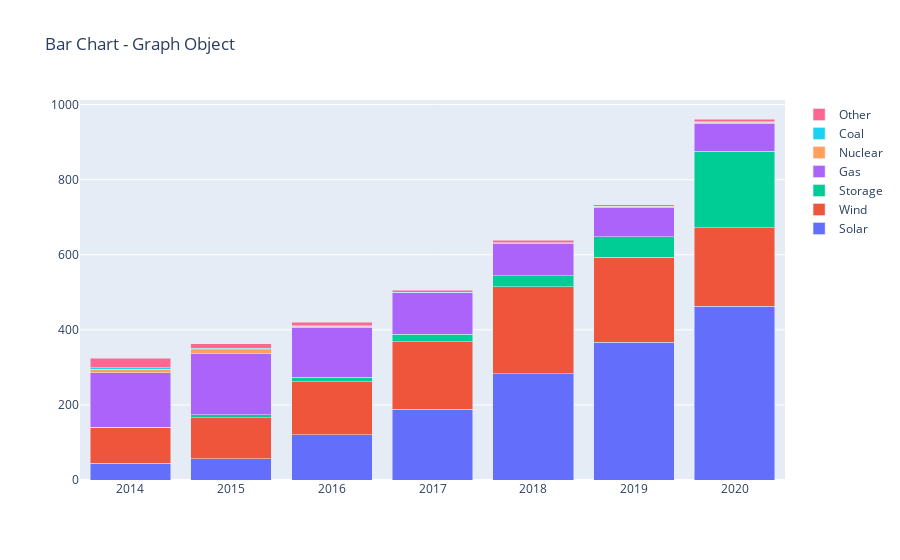

This figure's notebook cell:
### Code cell
fig1 = go.Figure()
for c in df['type'].unique():
    df1 = df[df['type']==c]
    fig1.add_traces(go.Bar(x=df1['year'], y = df1['total_gw'], name = c))
fig1.update_layout(barmode='stack',title = 'Bar Chart - Graph Object')
fig1.show()

### Figure 1 — Plotly figure (JSON) as saved in the notebook; plotly's stock layout.template omitted (floating-point values rounded to 4 significant figures)
{"data": [{"name": "Solar", "type": "bar", "x": [2014, 2015, 2016, 2017, 2018, 2019, 2020], "y": [44.56, 56.82, 120.3, 188.5, 283.0, 367.2, 462.4]}, {"name": "Wind", "type": "bar", "x": [2014, 2015, 2016, 2017, 2018, 2019, 2020], "y": [95.88, 109.6, 141.7, 180.2, 232.2, 225.5, 209.1]}, {"name": "Storage", "type": "bar", "x": [2014, 2015, 2016, 2017, 2018, 2019, 2020], "y": [0, 7.303, 11.74, 18.88, 29.03, 55.4, 204.5]}, {"name": "Gas", "type": "bar", "x": [2014, 2015, 2016, 2017, 2018, 2019, 2020], "y": [145.1, 163.3, 133.4, 110.9, 86.01, 77.21, 74.02]}, {"name": "Nuclear", "type": "bar", "x": [2014, 2015, 2016, 2017, 2018, 2019, 2020], "y": [9.963, 9.554, 2.36, 0.8248, 1.23, 3.333, 3.382]}, {"name": "Coal", "type": "bar", "x": [2014, 2015, 2016, 2017, 2018, 2019, 2020], "y": [3.62, 3.661, 0.875, 0.193, 0.819, 0.05, 0.1307]}, {"name": "Other", "type": "bar", "x": [2014, 2015, 2016, 2017, 2018, 2019, 2020], "y": [25.41, 13.16, 10.47, 6.233, 6.589, 4.648, 7.913]}], "layout": {"barmode": "stack", "title": {"text": "Bar Chart - Graph Object"}}}
